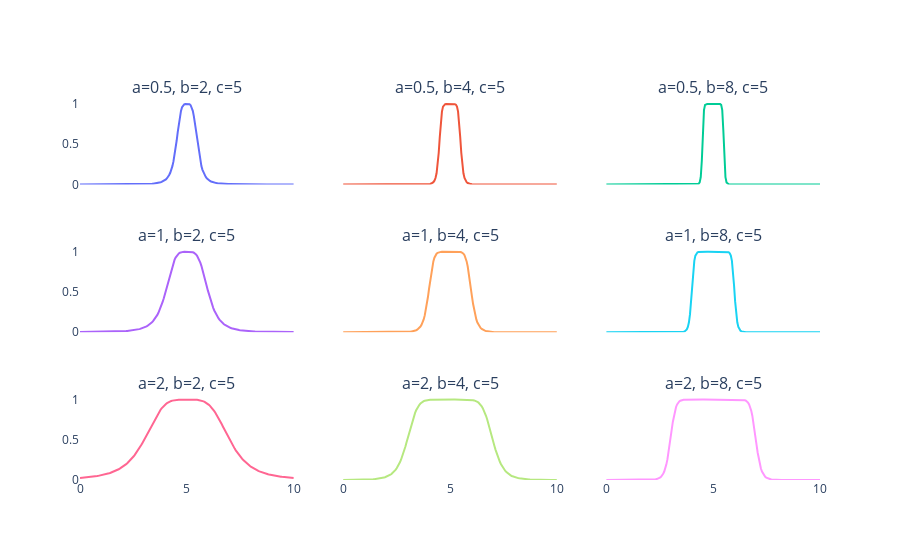

This figure's notebook cell:
### Code cell
import numpy as np
import plotly.graph_objects as go
from plotly.subplots import make_subplots
import plotly.io as pio

from anfis_toolbox import BellMF

# Geração dos dados para o eixo x
x = np.linspace(0, 10, 200)

# Valores para os parâmetros a, b e c
as_params = [0.5, 1, 2]
bs_params = [2, 4, 8]
cs_params = [3, 5, 7]

# Cria um array com os títulos de cada subplot
# Combinação de a, b e c para os títulos
subplot_titles = [f"a={a}, b={b}, c={c}" for a in as_params for b in bs_params for c in cs_params]

# Cria a grade de subplots 3x3
# Observe que a grade de 3x3 para 'a', 'b' e 'c' pode ser grande. 
# Para manter a clareza, vamos plotar a variação de 'a' e 'b' fixando 'c'.
# O exemplo original usa 3x3 para 'mu' e 'sigma', então vamos adaptar.
# A melhor abordagem é variar dois parâmetros e manter um fixo.
# Vamos variar 'a' e 'b' e fixar 'c' em um valor central (e.g., c=5).

cs_fixed = 5
subplot_titles = [f"a={a}, b={b}, c={cs_fixed}" for a in as_params for b in bs_params]

fig = make_subplots(rows=len(as_params), cols=len(bs_params), subplot_titles=subplot_titles)

# Adiciona um traço para cada combinação de a e b
for i, a in enumerate(as_params):
    for j, b in enumerate(bs_params):
        # Gera os dados para a curva atual
        bell = BellMF(a, b, cs_fixed)
        y = bell(x)
        
        # Adiciona o traço no subplot correto
        fig.add_trace(
            go.Scatter(x=x, y=y, mode='lines', name=f'a={a}, b={b}, c={cs_fixed}'),
            row=i + 1, col=j + 1
        )

# Atualiza o layout do gráfico com fundo transparente
fig.update_layout(
    showlegend=False,
    plot_bgcolor='rgba(0,0,0,0)'
)

# Atualiza os eixos de cada subplot para ter uma escala e rótulos consistentes
for i in range(len(as_params)):
    for j in range(len(bs_params)):
        # Atualiza o eixo Y
        fig.update_yaxes(
            range=[0, 1.05],
            showticklabels=(j == 0),  # Mostra rótulos apenas na primeira coluna
            row=i + 1, col=j + 1
        )
        
        # Atualiza o eixo X
        fig.update_xaxes(
            showticklabels=(i == len(as_params) - 1),  # Mostra rótulos apenas na última linha
            row=i + 1, col=j + 1
        )
        
# Mostra o gráfico (ideal para Jupyter Notebooks)
fig.show()

# Para salvar o plot em um arquivo HTML, você pode descomentar a linha abaixo.
pio.write_html(fig, file=p / "bell_mf_subplots.html")

### Figure 1 — Plotly figure (JSON) as saved in the notebook; plotly's stock layout.template omitted (floating-point values rounded to 4 significant figures; data arrays with more than 128 entries replaced by an {"elided": "..."} marker saying what was removed)
{"data": [{"mode": "lines", "name": "a=0.5, b=2, c=5", "type": "scatter", "x": {"elided": "200 float values"}, "xaxis": "x", "y": {"elided": "200 float values"}, "yaxis": "y"}, {"mode": "lines", "name": "a=0.5, b=4, c=5", "type": "scatter", "x": {"elided": "200 float values"}, "xaxis": "x2", "y": {"elided": "200 float values"}, "yaxis": "y2"}, {"mode": "lines", "name": "a=0.5, b=8, c=5", "type": "scatter", "x": {"elided": "200 float values"}, "xaxis": "x3", "y": {"elided": "200 float values"}, "yaxis": "y3"}, {"mode": "lines", "name": "a=1, b=2, c=5", "type": "scatter", "x": {"elided": "200 float values"}, "xaxis": "x4", "y": {"elided": "200 float values"}, "yaxis": "y4"}, {"mode": "lines", "name": "a=1, b=4, c=5", "type": "scatter", "x": {"elided": "200 float values"}, "xaxis": "x5", "y": {"elided": "200 float values"}, "yaxis": "y5"}, {"mode": "lines", "name": "a=1, b=8, c=5", "type": "scatter", "x": {"elided": "200 float values"}, "xaxis": "x6", "y": {"elided": "200 float values"}, "yaxis": "y6"}, {"mode": "lines", "name": "a=2, b=2, c=5", "type": "scatter", "x": {"elided": "200 float values"}, "xaxis": "x7", "y": {"elided": "200 float values"}, "yaxis": "y7"}, {"mode": "lines", "name": "a=2, b=4, c=5", "type": "scatter", "x": {"elided": "200 float values"}, "xaxis": "x8", "y": {"elided": "200 float values"}, "yaxis": "y8"}, {"mode": "lines", "name": "a=2, b=8, c=5", "type": "scatter", "x": {"elided": "200 float values"}, "xaxis": "x9", "y": {"elided": "200 float values"}, "yaxis": "y9"}], "layout": {"annotations": [{"font": {"size": 16}, "showarrow": false, "text": "a=0.5, b=2, c=5", "x": 0.1444, "xanchor": "center", "xref": "paper", "y": 1, "yanchor": "bottom", "yref": "paper"}, {"font": {"size": 16}, "showarrow": false, "text": "a=0.5, b=4, c=5", "x": 0.5, "xanchor": "center", "xref": "paper", "y": 1, "yanchor": "bottom", "yref": "paper"}, {"font": {"size": 16}, "showarrow": false, "text": "a=0.5, b=8, c=5", "x": 0.8556, "xanchor": "center", "xref": "paper", "y": 1, "yanchor": "bottom", "yref": "paper"}, {"font": {"size": 16}, "showarrow": false, "text": "a=1, b=2, c=5", "x": 0.1444, "xanchor": "center", "xref": "paper", "y": 0.6111, "yanchor": "bottom", "yref": "paper"}, {"font": {"size": 16}, "showarrow": false, "text": "a=1, b=4, c=5", "x": 0.5, "xanchor": "center", "xref": "paper", "y": 0.6111, "yanchor": "bottom", "yref": "paper"}, {"font": {"size": 16}, "showarrow": false, "text": "a=1, b=8, c=5", "x": 0.8556, "xanchor": "center", "xref": "paper", "y": 0.6111, "yanchor": "bottom", "yref": "paper"}, {"font": {"size": 16}, "showarrow": false, "text": "a=2, b=2, c=5", "x": 0.1444, "xanchor": "center", "xref": "paper", "y": 0.2222, "yanchor": "bottom", "yref": "paper"}, {"font": {"size": 16}, "showarrow": false, "text": "a=2, b=4, c=5", "x": 0.5, "xanchor": "center", "xref": "paper", "y": 0.2222, "yanchor": "bottom", "yref": "paper"}, {"font": {"size": 16}, "showarrow": false, "text": "a=2, b=8, c=5", "x": 0.8556, "xanchor": "center", "xref": "paper", "y": 0.2222, "yanchor": "bottom", "yref": "paper"}], "plot_bgcolor": "rgba(0,0,0,0)", "showlegend": false, "xaxis": {"anchor": "y", "domain": [0, 0.2889], "showticklabels": false}, "xaxis2": {"anchor": "y2", "domain": [0.3556, 0.6444], "showticklabels": false}, "xaxis3": {"anchor": "y3", "domain": [0.7111, 1], "showticklabels": false}, "xaxis4": {"anchor": "y4", "domain": [0, 0.2889], "showticklabels": false}, "xaxis5": {"anchor": "y5", "domain": [0.3556, 0.6444], "showticklabels": false}, "xaxis6": {"anchor": "y6", "domain": [0.7111, 1], "showticklabels": false}, "xaxis7": {"anchor": "y7", "domain": [0, 0.2889], "showticklabels": true}, "xaxis8": {"anchor": "y8", "domain": [0.3556, 0.6444], "showticklabels": true}, "xaxis9": {"anchor": "y9", "domain": [0.7111, 1], "showticklabels": true}, "yaxis": {"anchor": "x", "domain": [0.7778, 1], "range": [0, 1.05], "showticklabels": true}, "yaxis2": {"anchor": "x2", "domain": [0.7778, 1], "range": [0, 1.05], "showticklabels": false}, "yaxis3": {"anchor": "x3", "domain": [0.7778, 1], "range": [0, 1.05], "showticklabels": false}, "yaxis4": {"anchor": "x4", "domain": [0.3889, 0.6111], "range": [0, 1.05], "showticklabels": true}, "yaxis5": {"anchor": "x5", "domain": [0.3889, 0.6111], "range": [0, 1.05], "showticklabels": false}, "yaxis6": {"anchor": "x6", "domain": [0.3889, 0.6111], "range": [0, 1.05], "showticklabels": false}, "yaxis7": {"anchor": "x7", "domain": [0, 0.2222], "range": [0, 1.05], "showticklabels": true}, "yaxis8": {"anchor": "x8", "domain": [0, 0.2222], "range": [0, 1.05], "showticklabels": false}, "yaxis9": {"anchor": "x9", "domain": [0, 0.2222], "range": [0, 1.05], "showticklabels": false}}}
